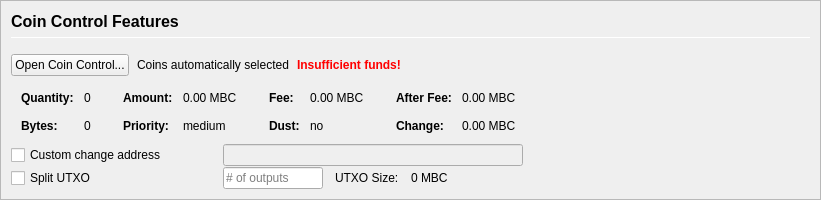
         <widget class="QFrame" name="frameCoinControl">
          <property name="sizePolicy">
           <sizepolicy hsizetype="Expanding" vsizetype="Expanding">
            <horstretch>0</horstretch>
            <verstretch>0</verstretch>
           </sizepolicy>
          </property>
          <property name="maximumSize">
           <size>
            <width>16777215</width>
            <height>16777215</height>
           </size>
          </property>
          <property name="frameShape">
           <enum>QFrame::StyledPanel</enum>
          </property>
          <property name="frameShadow">
           <enum>QFrame::Sunken</enum>
          </property>
          <layout class="QVBoxLayout" name="verticalLayoutCoinControl2">
           <property name="spacing">
            <number>0</number>
           </property>
           <property name="leftMargin">
            <number>0</number>
           </property>
           <property name="topMargin">
            <number>0</number>
           </property>
           <property name="rightMargin">
            <number>0</number>
           </property>
           <property name="bottomMargin">
            <number>0</number>
           </property>
           <item>
            <widget class="QFrame" name="frameCoinControl_BG">
             <layout class="QVBoxLayout" name="verticalLayoutCoinControl" stretch="0,0,0,0,0,0">
              <property name="spacing">
               <number>1</number>
              </property>
              <property name="leftMargin">
               <number>10</number>
              </property>
              <property name="topMargin">
               <number>10</number>
              </property>
              <item>
               <layout class="QHBoxLayout" name="horizontalLayoutCoinControl1">
                <property name="bottomMargin">
                 <number>15</number>
                </property>
                <item>
                 <layout class="QVBoxLayout" name="verticalLayout_3">
                  <property name="spacing">
                   <number>6</number>
                  </property>
                  <item>
                   <widget class="QLabel" name="labelCoinControlFeatures">
                    <property name="sizePolicy">
                     <sizepolicy hsizetype="Preferred" vsizetype="Maximum">
                      <horstretch>0</horstretch>
                      <verstretch>0</verstretch>
                     </sizepolicy>
                    </property>
                    <property name="minimumSize">
                     <size>
                      <width>0</width>
                      <height>20</height>
                     </size>
                    </property>
                    <property name="font">
                     <font>
                      <pointsize>12</pointsize>
                      <weight>75</weight>
                      <bold>true</bold>
                     </font>
                    </property>
                    <property name="styleSheet">
                     <string notr="true">font-weight:bold;</string>
                    </property>
                    <property name="text">
                     <string>Coin Control Features</string>
                    </property>
                   </widget>
                  </item>
                  <item>
                   <widget class="Line" name="line">
                    <property name="minimumSize">
                     <size>
                      <width>0</width>
                      <height>1</height>
                     </size>
                    </property>
                    <property name="maximumSize">
                     <size>
                      <width>16777215</width>
                      <height>1</height>
                     </size>
                    </property>
                    <property name="orientation">
                     <enum>Qt::Horizontal</enum>
                    </property>
                   </widget>
                  </item>
                 </layout>
                </item>
               </layout>
              </item>
              <item>
               <layout class="QHBoxLayout" name="horizontalLayoutCoinControl2" stretch="0,0,0,0">
                <property name="spacing">
                 <number>8</number>
                </property>
                <property name="bottomMargin">
                 <number>10</number>
                </property>
                <item>
                 <widget class="QPushButton" name="pushButtonCoinControl">
                  <property name="styleSheet">
                   <string notr="true"/>
                  </property>
                  <property name="text">
                   <string>Open Coin Control...</string>
                  </property>
                  <property name="autoDefault">
                   <bool>false</bool>
                  </property>
                 </widget>
                </item>
                <item>
                 <widget class="QLabel" name="labelCoinControlAutomaticallySelected">
                  <property name="text">
                   <string>Coins automatically selected</string>
                  </property>
                  <property name="margin">
                   <number>5</number>
                  </property>
                 </widget>
                </item>
                <item>
                 <widget class="QLabel" name="labelCoinControlInsuffFunds">
                  <property name="font">
                   <font>
                    <weight>75</weight>
                    <bold>true</bold>
                   </font>
                  </property>
                  <property name="styleSheet">
                   <string notr="true">color:red;font-weight:bold;</string>
                  </property>
                  <property name="text">
                   <string>Insufficient funds!</string>
                  </property>
                  <property name="margin">
                   <number>5</number>
                  </property>
                 </widget>
                </item>
                <item>
                 <spacer name="horizontalSpacerCoinControl">
                  <property name="orientation">
                   <enum>Qt::Horizontal</enum>
                  </property>
                  <property name="sizeHint" stdset="0">
                   <size>
                    <width>40</width>
                    <height>1</height>
                   </size>
                  </property>
                 </spacer>
                </item>
               </layout>
              </item>
              <item>
               <widget class="QWidget" name="widgetCoinControl" native="true">
                <property name="sizePolicy">
                 <sizepolicy hsizetype="Preferred" vsizetype="Preferred">
                  <horstretch>0</horstretch>
                  <verstretch>0</verstretch>
                 </sizepolicy>
                </property>
                <property name="minimumSize">
                 <size>
                  <width>0</width>
                  <height>0</height>
                 </size>
                </property>
                <property name="styleSheet">
                 <string notr="true"/>
                </property>
                <layout class="QHBoxLayout" name="horizontalLayoutCoinControl5">
                 <property name="leftMargin">
                  <number>0</number>
                 </property>
                 <property name="topMargin">
                  <number>0</number>
                 </property>
                 <property name="rightMargin">
                  <number>0</number>
                 </property>
                 <property name="bottomMargin">
                  <number>0</number>
                 </property>
                 <item>
                  <layout class="QHBoxLayout" name="horizontalLayoutCoinControl3" stretch="0,0,0,1">
                   <property name="spacing">
                    <number>20</number>
                   </property>
                   <property name="topMargin">
                    <number>0</number>
                   </property>
                   <property name="bottomMargin">
                    <number>10</number>
                   </property>
                   <item>
                    <layout class="QFormLayout" name="formLayoutCoinControl1">
                     <property name="horizontalSpacing">
                      <number>10</number>
                     </property>
                     <property name="verticalSpacing">
                      <number>14</number>
                     </property>
                     <property name="leftMargin">
                      <number>10</number>
                     </property>
                     <property name="topMargin">
                      <number>4</number>
                     </property>
                     <property name="rightMargin">
                      <number>6</number>
                     </property>
                     <item row="0" column="0">
                      <widget class="QLabel" name="labelCoinControlQuantityText">
                       <property name="font">
                        <font>
                         <weight>75</weight>
                         <bold>true</bold>
                        </font>
                       </property>
                       <property name="text">
                        <string>Quantity:</string>
                       </property>
                       <property name="margin">
                        <number>0</number>
                       </property>
                      </widget>
                     </item>
                     <item row="0" column="1">
                      <widget class="QLabel" name="labelCoinControlQuantity">
                       <property name="cursor">
                        <cursorShape>IBeamCursor</cursorShape>
                       </property>
                       <property name="contextMenuPolicy">
                        <enum>Qt::ActionsContextMenu</enum>
                       </property>
                       <property name="text">
                        <string notr="true">0</string>
                       </property>
                       <property name="margin">
                        <number>0</number>
                       </property>
                       <property name="textInteractionFlags">
                        <set>Qt::LinksAccessibleByMouse|Qt::TextSelectableByKeyboard|Qt::TextSelectableByMouse</set>
                       </property>
                      </widget>
                     </item>
                     <item row="1" column="0">
                      <widget class="QLabel" name="labelCoinControlBytesText">
                       <property name="font">
                        <font>
                         <weight>75</weight>
                         <bold>true</bold>
                        </font>
                       </property>
                       <property name="text">
                        <string>Bytes:</string>
                       </property>
                      </widget>
                     </item>
                     <item row="1" column="1">
                      <widget class="QLabel" name="labelCoinControlBytes">
                       <property name="cursor">
                        <cursorShape>IBeamCursor</cursorShape>
                       </property>
                       <property name="contextMenuPolicy">
                        <enum>Qt::ActionsContextMenu</enum>
                       </property>
                       <property name="text">
                        <string notr="true">0</string>
                       </property>
                       <property name="textInteractionFlags">
                        <set>Qt::LinksAccessibleByMouse|Qt::TextSelectableByKeyboard|Qt::TextSelectableByMouse</set>
                       </property>
                      </widget>
                     </item>
                    </layout>
                   </item>
                   <item>
                    <layout class="QFormLayout" name="formLayoutCoinControl2">
                     <property name="horizontalSpacing">
                      <number>10</number>
                     </property>
                     <property name="verticalSpacing">
                      <number>14</number>
                     </property>
                     <property name="leftMargin">
                      <number>6</number>
                     </property>
                     <property name="topMargin">
                      <number>4</number>
                     </property>
                     <property name="rightMargin">
                      <number>6</number>
                     </property>
                     <item row="0" column="0">
                      <widget class="QLabel" name="labelCoinControlAmountText">
                       <property name="font">
                        <font>
                         <weight>75</weight>
                         <bold>true</bold>
                        </font>
                       </property>
                       <property name="text">
                        <string>Amount:</string>
                       </property>
                       <property name="margin">
                        <number>0</number>
                       </property>
                      </widget>
                     </item>
                     <item row="0" column="1">
                      <widget class="QLabel" name="labelCoinControlAmount">
                       <property name="cursor">
                        <cursorShape>IBeamCursor</cursorShape>
                       </property>
                       <property name="contextMenuPolicy">
                        <enum>Qt::ActionsContextMenu</enum>
                       </property>
                       <property name="text">
                        <string notr="true">0.00 MBC</string>
                       </property>
                       <property name="textInteractionFlags">
                        <set>Qt::LinksAccessibleByMouse|Qt::TextSelectableByKeyboard|Qt::TextSelectableByMouse</set>
                       </property>
                      </widget>
                     </item>
                     <item row="1" column="0">
                      <widget class="QLabel" name="labelCoinControlPriorityText">
                       <property name="font">
                        <font>
                         <weight>75</weight>
                         <bold>true</bold>
                        </font>
                       </property>
                       <property name="text">
                        <string>Priority:</string>
                       </property>
                      </widget>
                     </item>
                     <item row="1" column="1">
                      <widget class="QLabel" name="labelCoinControlPriority">
                       <property name="cursor">
                        <cursorShape>IBeamCursor</cursorShape>
                       </property>
                       <property name="contextMenuPolicy">
                        <enum>Qt::ActionsContextMenu</enum>
                       </property>
                       <property name="text">
                        <string>medium</string>
                       </property>
                       <property name="textInteractionFlags">
                        <set>Qt::LinksAccessibleByMouse|Qt::TextSelectableByKeyboard|Qt::TextSelectableByMouse</set>
                       </property>
                      </widget>
                     </item>
                    </layout>
                   </item>
                   <item>
                    <layout class="QFormLayout" name="formLayoutCoinControl3">
                     <property name="horizontalSpacing">
                      <number>10</number>
                     </property>
                     <property name="verticalSpacing">
                      <number>14</number>
                     </property>
                     <property name="leftMargin">
                      <number>6</number>
                     </property>
                     <property name="topMargin">
                      <number>4</number>
                     </property>
                     <property name="rightMargin">
                      <number>6</number>
                     </property>
                     <item row="0" column="0">
                      <widget class="QLabel" name="labelCoinControlFeeText">
                       <property name="font">
                        <font>
                         <weight>75</weight>
                         <bold>true</bold>
                        </font>
                       </property>
                       <property name="text">
                        <string>Fee:</string>
                       </property>
                       <property name="margin">
                        <number>0</number>
                       </property>
                      </widget>
                     </item>
                     <item row="0" column="1">
                      <widget class="QLabel" name="labelCoinControlFee">
                       <property name="cursor">
                        <cursorShape>IBeamCursor</cursorShape>
                       </property>
                       <property name="contextMenuPolicy">
                        <enum>Qt::ActionsContextMenu</enum>
                       </property>
                       <property name="text">
                        <string notr="true">0.00 MBC</string>
                       </property>
                       <property name="textInteractionFlags">
                        <set>Qt::LinksAccessibleByMouse|Qt::TextSelectableByKeyboard|Qt::TextSelectableByMouse</set>
                       </property>
                      </widget>
                     </item>
                     <item row="1" column="0">
                      <widget class="QLabel" name="labelCoinControlLowOutputText">
                       <property name="font">
                        <font>
                         <weight>75</weight>
                         <bold>true</bold>
                        </font>
                       </property>
                       <property name="text">
                        <string>Dust:</string>
                       </property>
                      </widget>
                     </item>
                     <item row="1" column="1">
                      <widget class="QLabel" name="labelCoinControlLowOutput">
                       <property name="cursor">
                        <cursorShape>IBeamCursor</cursorShape>
                       </property>
                       <property name="contextMenuPolicy">
                        <enum>Qt::ActionsContextMenu</enum>
                       </property>
                       <property name="text">
                        <string>no</string>
                       </property>
                       <property name="textInteractionFlags">
                        <set>Qt::LinksAccessibleByMouse|Qt::TextSelectableByKeyboard|Qt::TextSelectableByMouse</set>
                       </property>
                      </widget>
                     </item>
                    </layout>
                   </item>
                   <item>
                    <layout class="QFormLayout" name="formLayoutCoinControl4">
                     <property name="horizontalSpacing">
                      <number>10</number>
                     </property>
                     <property name="verticalSpacing">
                      <number>14</number>
                     </property>
                     <property name="leftMargin">
                      <number>6</number>
                     </property>
                     <property name="topMargin">
                      <number>4</number>
                     </property>
                     <property name="rightMargin">
                      <number>6</number>
                     </property>
                     <item row="0" column="0">
                      <widget class="QLabel" name="labelCoinControlAfterFeeText">
                       <property name="font">
                        <font>
                         <weight>75</weight>
                         <bold>true</bold>
                        </font>
                       </property>
                       <property name="text">
                        <string>After Fee:</string>
                       </property>
                       <property name="margin">
                        <number>0</number>
                       </property>
                      </widget>
                     </item>
                     <item row="0" column="1">
                      <widget class="QLabel" name="labelCoinControlAfterFee">
                       <property name="cursor">
                        <cursorShape>IBeamCursor</cursorShape>
                       </property>
                       <property name="contextMenuPolicy">
                        <enum>Qt::ActionsContextMenu</enum>
                       </property>
                       <property name="text">
                        <string notr="true">0.00 MBC</string>
                       </property>
                       <property name="textInteractionFlags">
                        <set>Qt::LinksAccessibleByMouse|Qt::TextSelectableByKeyboard|Qt::TextSelectableByMouse</set>
                       </property>
                      </widget>
                     </item>
                     <item row="1" column="0">
                      <widget class="QLabel" name="labelCoinControlChangeText">
                       <property name="font">
                        <font>
                         <weight>75</weight>
                         <bold>true</bold>
                        </font>
                       </property>
                       <property name="text">
                        <string>Change:</string>
                       </property>
                      </widget>
                     </item>
                     <item row="1" column="1">
                      <widget class="QLabel" name="labelCoinControlChange">
                       <property name="cursor">
                        <cursorShape>IBeamCursor</cursorShape>
                       </property>
                       <property name="contextMenuPolicy">
                        <enum>Qt::ActionsContextMenu</enum>
                       </property>
                       <property name="text">
                        <string notr="true">0.00 MBC</string>
                       </property>
                       <property name="textInteractionFlags">
                        <set>Qt::LinksAccessibleByMouse|Qt::TextSelectableByKeyboard|Qt::TextSelectableByMouse</set>
                       </property>
                      </widget>
                     </item>
                    </layout>
                   </item>
                  </layout>
                 </item>
                </layout>
               </widget>
              </item>
              <item>
               <layout class="QHBoxLayout" name="horizontalLayoutCoinControl4">
                <property name="spacing">
                 <number>12</number>
                </property>
                <property name="sizeConstraint">
                 <enum>QLayout::SetDefaultConstraint</enum>
                </property>
                <property name="topMargin">
                 <number>0</number>
                </property>
                <property name="rightMargin">
                 <number>0</number>
                </property>
                <item>
                 <widget class="QCheckBox" name="checkBoxCoinControlChange">
                  <property name="sizePolicy">
                   <sizepolicy hsizetype="Preferred" vsizetype="Preferred">
                    <horstretch>0</horstretch>
                    <verstretch>0</verstretch>
                   </sizepolicy>
                  </property>
                  <property name="minimumSize">
                   <size>
                    <width>200</width>
                    <height>0</height>
                   </size>
                  </property>
                  <property name="maximumSize">
                   <size>
                    <width>200</width>
                    <height>16777215</height>
                   </size>
                  </property>
                  <property name="toolTip">
                   <string>If this is activated, but the change address is empty or invalid, change will be sent to a newly generated address.</string>
                  </property>
                  <property name="text">
                   <string>Custom change address</string>
                  </property>
                 </widget>
                </item>
                <item>
                 <widget class="QValidatedLineEdit" name="lineEditCoinControlChange">
                  <property name="enabled">
                   <bool>false</bool>
                  </property>
                  <property name="sizePolicy">
                   <sizepolicy hsizetype="Preferred" vsizetype="Preferred">
                    <horstretch>0</horstretch>
                    <verstretch>0</verstretch>
                   </sizepolicy>
                  </property>
                  <property name="minimumSize">
                   <size>
                    <width>300</width>
                    <height>0</height>
                   </size>
                  </property>
                 </widget>
                </item>
                <item>
                 <widget class="QLabel" name="labelCoinControlChangeLabel">
                  <property name="sizePolicy">
                   <sizepolicy hsizetype="Preferred" vsizetype="Preferred">
                    <horstretch>0</horstretch>
                    <verstretch>0</verstretch>
                   </sizepolicy>
                  </property>
                  <property name="minimumSize">
                   <size>
                    <width>100</width>
                    <height>0</height>
                   </size>
                  </property>
                  <property name="text">
                   <string/>
                  </property>
                  <property name="margin">
                   <number>3</number>
                  </property>
                 </widget>
                </item>
               </layout>
              </item>
              <item>
               <layout class="QHBoxLayout" name="horizontalLayoutCoinControl6">
                <property name="spacing">
                 <number>12</number>
                </property>
                <property name="rightMargin">
                 <number>0</number>
                </property>
                <item>
                 <widget class="QCheckBox" name="splitBlockCheckBox">
                  <property name="sizePolicy">
                   <sizepolicy hsizetype="Preferred" vsizetype="Preferred">
                    <horstretch>0</horstretch>
                    <verstretch>0</verstretch>
                   </sizepolicy>
                  </property>
                  <property name="minimumSize">
                   <size>
                    <width>200</width>
                    <height>0</height>
                   </size>
                  </property>
                  <property name="maximumSize">
                   <size>
                    <width>200</width>
                    <height>16777215</height>
                   </size>
                  </property>
                  <property name="text">
                   <string>Split UTXO</string>
                  </property>
                 </widget>
                </item>
                <item>
                 <widget class="QLineEdit" name="splitBlockLineEdit">
                  <property name="sizePolicy">
                   <sizepolicy hsizetype="Preferred" vsizetype="Preferred">
                    <horstretch>50</horstretch>
                    <verstretch>0</verstretch>
                   </sizepolicy>
                  </property>
                  <property name="minimumSize">
                   <size>
                    <width>100</width>
                    <height>0</height>
                   </size>
                  </property>
                  <property name="maximumSize">
                   <size>
                    <width>100</width>
                    <height>16777215</height>
                   </size>
                  </property>
                  <property name="placeholderText">
                   <string># of outputs</string>
                  </property>
                 </widget>
                </item>
                <item>
                 <widget class="QLabel" name="labelBlockSizeText">
                  <property name="text">
                   <string>UTXO Size:</string>
                  </property>
                 </widget>
                </item>
                <item>
                 <widget class="QLabel" name="labelBlockSize">
                  <property name="text">
                   <string>0 MBC</string>
                  </property>
                 </widget>
                </item>
                <item>
                 <spacer name="horizontalSpacer_7">
                  <property name="orientation">
                   <enum>Qt::Horizontal</enum>
                  </property>
                  <property name="sizeHint" stdset="0">
                   <size>
                    <width>40</width>
                    <height>20</height>
                   </size>
                  </property>
                 </spacer>
                </item>
               </layout>
              </item>
              <item>
               <spacer name="verticalSpacerCoinControl">
                <property name="orientation">
                 <enum>Qt::Vertical</enum>
                </property>
                <property name="sizeHint" stdset="0">
                 <size>
                  <width>800</width>
                  <height>1</height>
                 </size>
                </property>
               </spacer>
              </item>
             </layout>
            </widget>
           </item>
          </layout>
         </widget>
